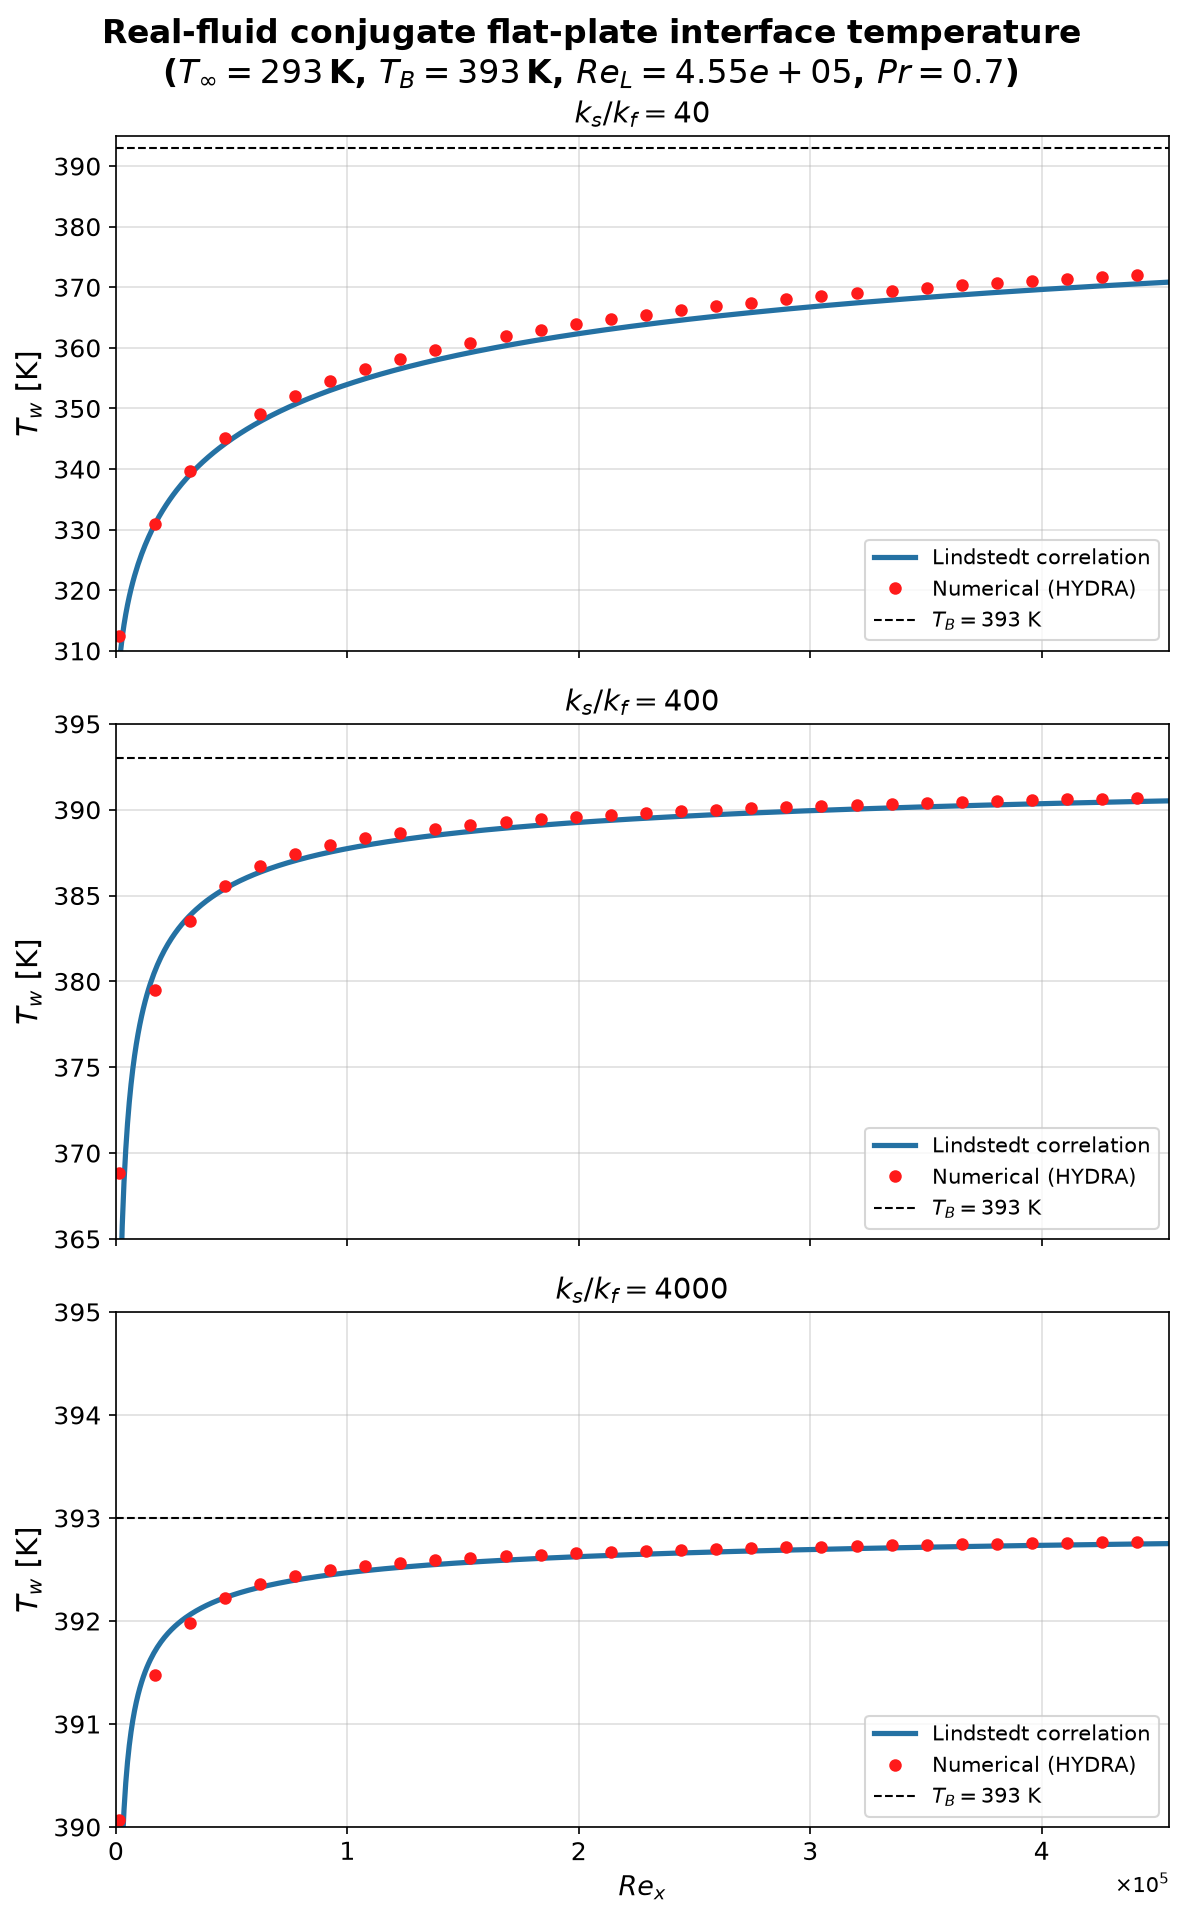

Recreate this plot in Python.
#!/usr/bin/env python3
# -*- coding: utf-8 -*-
"""
Validation of the three real-fluid conjugate flat-plate cases:

    ks_kf_40/   ks_kf_400/   ks_kf_4000/

Each case is a laminar flat plate with conjugate heat transfer, real-fluid
(CoolProp) Air with Cp/mu/k forced constant so that Pr = mu*cp/k = 0.70
(see each case's set_constant_cp.py / set_constant_transport.py). The cases
differ only in the solid conductivity k_s, i.e. the ratio k_s/k_f.

The interface temperature Tw(x) extracted from each simulation
(<case>/OUTPUT/hydra-wall.tec, fluid-side wall) is compared against the
Lindstedt & Karvinen analytical correlation, in the same 3-panel style as
Tw-Flat-Plate/analytical.py (the ideal-gas reference).

Run from anywhere:  python3 test/AF-flatplate-Tw/validate.py
"""

import os
import re
import numpy as np
import matplotlib.pyplot as plt

HERE = os.path.dirname(os.path.abspath(__file__))


def read_tec_wall(path):
    """
    Read the first ZONE from a Tecplot ASCII BLOCK-format wall file.

    Header format:
      VARIABLES = "x" "y" "z" "y+" "tauX" "tauY" "tauZ" "pw" "Tw" "qw"
      ZONE T = ..., I=N, J=1, K=2, DATAPACKING=BLOCK,
           VARLOCATION=([1-3]=NODAL,[4-10]=CELLCENTERED), ...

    NODAL       : x, y, z              -> I*J*K values each
    CELLCENTERED: remaining variables  -> (I-1) values each

    Returns dict with 'x' (cell-centre streamwise coord) and 'Tw'.
    """
    with open(path) as f:
        lines = f.readlines()

    var_names = re.findall(r'"([^"]+)"', lines[0])
    if not var_names:   # names without quotes (VARIABLES = x y z y+ ...), as hydra-AF writes hydra-wall.tec now
        var_names = lines[0].split("=", 1)[1].split()

    zone_hdr = lines[1]
    I = int(re.search(r'\bI\s*=\s*(\d+)', zone_hdr).group(1))
    J = int(re.search(r'\bJ\s*=\s*(\d+)', zone_hdr).group(1))
    K = int(re.search(r'\bK\s*=\s*(\d+)', zone_hdr).group(1))

    tokens = []
    for line in lines[2:]:
        if line.strip().upper().startswith('ZONE'):
            break
        for tok in line.split():
            try:
                tokens.append(float(tok))
            except ValueError:
                pass

    n_nodal = I * J * K
    n_nodal_vars = 3
    n_cc_vars = len(var_names) - n_nodal_vars
    n_cc = (len(tokens) - n_nodal_vars * n_nodal) // n_cc_vars

    offset = 0
    parsed = {}
    for name in var_names[:n_nodal_vars]:
        parsed[name] = np.array(tokens[offset: offset + n_nodal])
        offset += n_nodal
    for name in var_names[n_nodal_vars:]:
        parsed[name] = np.array(tokens[offset: offset + n_cc])
        offset += n_cc

    x_nodes = parsed['x'][:I]
    x_cc = 0.5 * (x_nodes[:-1] + x_nodes[1:])
    return {'x': x_cc, 'Tw': parsed['Tw']}


def tw_laminar_forced(x, T_B, T_inf, U_inf, rho_f, mu_f, k_f, cp_f, k_s, t):
    """
    Local interface temperature Tw(x) for a conjugate flat plate
    (Lindstedt & Karvinen correlation). All in SI, temperatures in K.
    """
    x = np.asarray(x, dtype=float)
    if np.any(x <= 0.0):
        raise ValueError("All x values must be > 0.")

    nu = mu_f / rho_f
    Pr = mu_f * cp_f / k_f
    Re_x = U_inf * x / nu

    Bi_f = 0.332 / 0.5 * (Re_x ** 0.5) * (Pr ** (1.0 / 3.0)) * (k_f * t) / (k_s * x)
    theta_w = Bi_f * (0.5 + Bi_f) / (1.0 + Bi_f) ** 2
    Tw = T_B - (T_B - T_inf) * theta_w
    return {"x": x, "Re_x": Re_x, "Pr": Pr, "Bi_f": Bi_f, "theta_w": theta_w, "Tw": Tw}


if __name__ == "__main__":

    # ================================================================
    # Common parameters (shared by the three cases)
    # from atlas.ini + set_constant_*.py + mesh.ini
    # ================================================================
    T_inf = 293.0                  # free-stream static temperature   [K]
    p_inf = 1.0e5                  # ambient static pressure          [Pa]
    g_inf = 81.6055                # inflow mass flux  rho*U          [kg/(m2 s)]
    R     = 287.0                  # specific gas constant            [J/(kg K)]

    mu_inf = 1.79352e-4            # imposed constant viscosity       [Pa s]
    cp_inf = 1004.5                # imposed constant cp              [J/(kg K)]
    Pr     = 0.70                  # imposed laminar Prandtl          [-]
    k_inf  = mu_inf * cp_inf / Pr  # fluid conductivity  k = mu cp/Pr [W/(m K)]

    rho_inf = p_inf / (R * T_inf)  # free-stream density              [kg/m3]
    U_inf   = g_inf / rho_inf      # free-stream velocity             [m/s]

    delta = 0.05                   # plate thickness (Block2 height)  [m]
    L     = 1.0                    # plate length                     [m]
    T_B   = 393.0                  # bottom-wall temperature ([T_plate] BC) [K]
    ReL   = g_inf * L / mu_inf     # plate-length Reynolds number

    # -- per-case solid conductivity k_s (from each case's atlas.ini) and
    #    frozen reference wall file in reference/ (solid-side converged wall,
    #    copied from <case>/OUTPUT/hydra-wall.tec) --
    cases = {
        40:   {"sol": "reference/ks_kf_40_wall.tec",   "k_s": 10.2746,  "ylim": (310, 395)},
        400:  {"sol": "reference/ks_kf_400_wall.tec",  "k_s": 102.746,  "ylim": (365, 395)},
        4000: {"sol": "reference/ks_kf_4000_wall.tec", "k_s": 1027.46,  "ylim": (390, 395)},
    }
    ks_kf_ratios = [40, 400, 4000]

    print("=" * 56)
    print("Real-fluid conjugate flat plate  --  shared state")
    print("=" * 56)
    print(f"  T_inf = {T_inf:.1f} K   T_B = {T_B:.1f} K")
    print(f"  rho   = {rho_inf:.4f} kg/m3   U = {U_inf:.3f} m/s")
    print(f"  mu    = {mu_inf:.5e} Pa s   cp = {cp_inf:.1f} J/kg/K")
    print(f"  k_f   = {k_inf:.5f} W/m/K   Pr = {Pr}")
    print(f"  Re_L  = {ReL:.3e}   Ma = {U_inf/np.sqrt(1.4*R*T_inf):.3f}")
    print("=" * 56)

    # ================================================================
    # Analytical + numerical solution, one panel per ratio
    # ================================================================
    x = np.linspace(1e-3 * L, L, 600)          # skip leading-edge singularity

    fig, axes = plt.subplots(3, 1, figsize=(8, 13), sharex=True)
    fig.suptitle(
        "Real-fluid conjugate flat-plate interface temperature\n"
        rf"($T_\infty={T_inf:.0f}\,$K, $T_B={T_B:.0f}\,$K, "
        rf"$Re_L={ReL:.2e}$, $Pr={Pr}$)",
        fontsize=16, fontweight="bold",
    )
    fig.subplots_adjust(top=0.88)

    for ax, ratio in zip(axes, ks_kf_ratios):
        c   = cases[ratio]
        k_s = c["k_s"]

        # -- analytical (Lindstedt & Karvinen) --
        res   = tw_laminar_forced(x, T_B, T_inf, U_inf, rho_inf,
                                  mu_inf, k_inf, cp_inf, k_s, delta)
        Re_x  = res["Re_x"]
        Tw_LK = res["Tw"]

        # -- numerical (fluid-side wall, frozen reference) --
        tec_path = os.path.join(HERE, c["sol"])
        tec = read_tec_wall(tec_path)
        Re_x_num = tec['x'] * ReL / L

        # -- error metrics --
        err  = tec['Tw'] - np.interp(Re_x_num, Re_x, Tw_LK)
        rmse = np.sqrt(np.mean(err ** 2))
        i_mid = np.argmin(np.abs(Re_x - ReL / 2.0))
        print(f"\n  ks/kf = {ratio:>4d}   k_s = {k_s:.4f} W/m/K  (k_s/k_f = {k_s/k_inf:.1f})")
        print(f"    Tw analytic / numeric (x=L/2) = "
              f"{Tw_LK[i_mid]:.3f} / {np.interp(ReL/2.0, Re_x_num, tec['Tw']):.3f} K")
        print(f"    max|err| = {np.max(np.abs(err)):.3f} K   RMSE = {rmse:.3f} K")

        # -- plot --
        ax.plot(Re_x, Tw_LK, color="#2471A3", linewidth=2.5,
                label="Lindstedt correlation")
        ax.plot(Re_x_num, tec['Tw'], "o", color="#FF1A1A", markersize=5,
                markevery=5, label="Numerical (HYDRA)")
        ax.axhline(T_B, color="k", linestyle="--", linewidth=1.0,
                   label=f"$T_B = {T_B:.0f}$ K")
        ax.set_ylabel("$T_w$ [K]", fontsize=14)
        ax.set_title(f"$k_s / k_f = {ratio}$", fontsize=14)
        ax.tick_params(labelsize=12)
        ax.legend(fontsize=10, loc="lower right")
        ax.set_ylim(*c["ylim"])
        ax.grid(True, alpha=0.4)

    print("=" * 56)

    axes[-1].set_xlabel("$Re_x$", fontsize=13)
    axes[-1].set_xlim(0, ReL)
    axes[-1].xaxis.set_major_locator(plt.matplotlib.ticker.MultipleLocator(1e5))
    for ax in axes:
        ax.xaxis.set_major_formatter(plt.matplotlib.ticker.ScalarFormatter(useMathText=True))
        ax.ticklabel_format(style="sci", axis="x", scilimits=(0, 0))

    plt.tight_layout()
    out = os.path.join(HERE, "validate.png")
    plt.savefig(out, dpi=150, bbox_inches="tight")
    print(f"  figure written: {os.path.relpath(out, HERE)}")
    plt.show()
